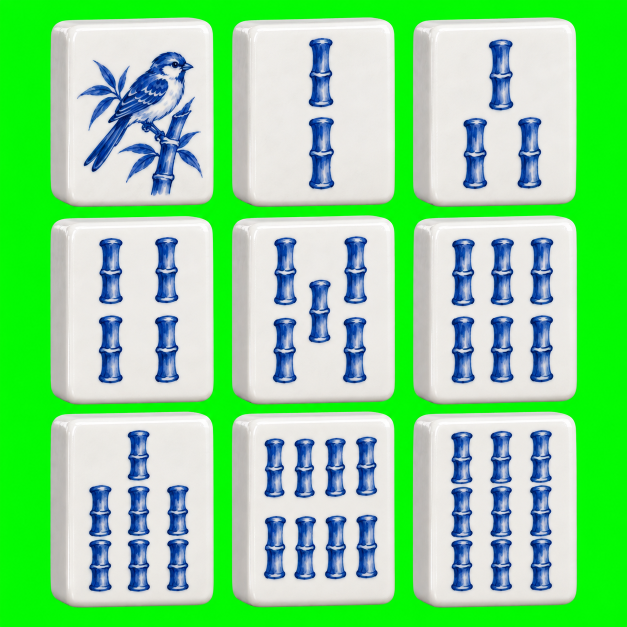
#> input picture art-source/explore/bamboo-1-9-porcelain-3d.png, 1254 x 1254 px (shown at 1/2 size)
$ python cutout.py ../art-source/explore/bamboo-1-9-porcelain-3d.png out.png
#> lines starting #> are read from the running program, lines starting #| are printed output that depends on the picture; after the words box and inside, x2 and y2 are one past the last pixel; in counts of white or black regions, pixels touching at a corner belong together
"""
Cut a painted portrait out of its background and write the game's 512px webp.

A flat chroma-key green background (#00FF00) is detected from the border and keyed out exactly:
everything green goes, including gaps enclosed by the figure, and green spill along the cut edge
is removed without touching real greens inside the figure.

Any other background is treated as flat paper. Only paper connected to the image border is
removed, so paper-coloured areas inside the figure (a belly, a face, fur) survive as long as an
outline encloses them. Paper that is enclosed but really background (the gap between an arm and
the body) is marked with --hole at any point inside it, as fractions of the image size.

    python3 scripts/cutout.py art-source/yokai/bakeneko.png src/ui/art/portraits/bakeneko.webp
    python3 scripts/cutout.py art-source/yokai/kawauso.png src/ui/art/portraits/kawauso.webp \\
        --tolerance 20 --hole 0.7265,0.3915 --hole 0.7472,0.5247
"""
import argparse

import numpy as np
from PIL import Image
from scipy import ndimage

TOLERANCE = 34  # default max colour distance from the sampled paper colour


def border_colour(rgb: np.ndarray) -> np.ndarray:
    """The median of a thin strip round the edge of the image."""
    strips = [rgb[:6], rgb[-6:], rgb[:, :6], rgb[:, -6:]]
    return np.median(np.concatenate([s.reshape(-1, 3) for s in strips]), axis=0)


def is_green_screen(colour: np.ndarray) -> bool:
    r, g, b = colour
    return g > 180 and g - max(r, b) > 120


def key_alpha(a: np.ndarray) -> tuple[np.ndarray, np.ndarray]:
    """Alpha from how much greener than red and blue each pixel is, and the despilled green."""
    r, g, b = a[..., 0], a[..., 1], a[..., 2]
    spill = g - np.maximum(r, b)
    alpha = ndimage.gaussian_filter(np.clip((110 - spill) / 70, 0, 1), 0.6)
    # Despill only in a thin band along the cut edge, so a green kimono or moss keeps its colour.
    band = ndimage.binary_dilation(alpha < 0.98, iterations=4)
    green = np.where(band & (spill > 0), np.maximum(r, b), g)
    return alpha * 255, green


def paper_alpha(rgb: np.ndarray, tolerance: float, holes: list[tuple[float, float]]) -> np.ndarray:
    h, w = rgb.shape[:2]
    paper = border_colour(rgb)
    near = np.sqrt(((rgb - paper) ** 2).sum(axis=2)) < tolerance
    labels, _ = ndimage.label(near)
    remove = set(np.unique(np.concatenate([labels[0], labels[-1], labels[:, 0], labels[:, -1]])))
    for x, y in holes:
        label = labels[int(y * h), int(x * w)]
        if label == 0:
            raise SystemExit(f'--hole {x},{y} is not on background paper')
        remove.add(label)
    bg = np.isin(labels, list(remove - {0}))
    # Grow the background by a pixel to eat the paper-tinted fringe, then soften the edge.
    bg = ndimage.binary_dilation(bg, iterations=1)
    return ndimage.gaussian_filter(np.where(bg, 0, 255).astype(np.float32), 0.8)


def cutout(src: str, dst: str, tolerance: float, holes: list[tuple[float, float]]) -> None:
#> called with dst = 'out.png', tolerance = 34
    a = np.asarray(Image.open(src).convert('RGBA')).astype(np.float32)
    colour = border_colour(a[..., :3])
#> colour = [4, 249, 2]
    out = a.copy()
    if is_green_screen(colour):
#> in is_green_screen, `r, g, b = colour`: r = 4; g = 249; b = 2
        alpha, out[..., 1] = key_alpha(a)
#> in key_alpha, `r, g, b = a[..., 0], a[..., 1], a[..., 2]`:
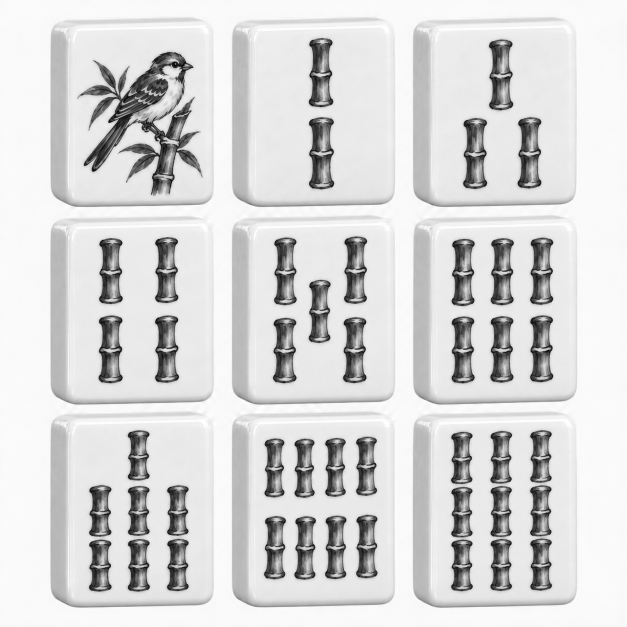
#> g: shape (1254, 1254) float32 (shown at 1/2 size); min 0, max 255, mean 215.1
#> in key_alpha, `r, g, b = a[..., 0], a[..., 1], a[..., 2]`:
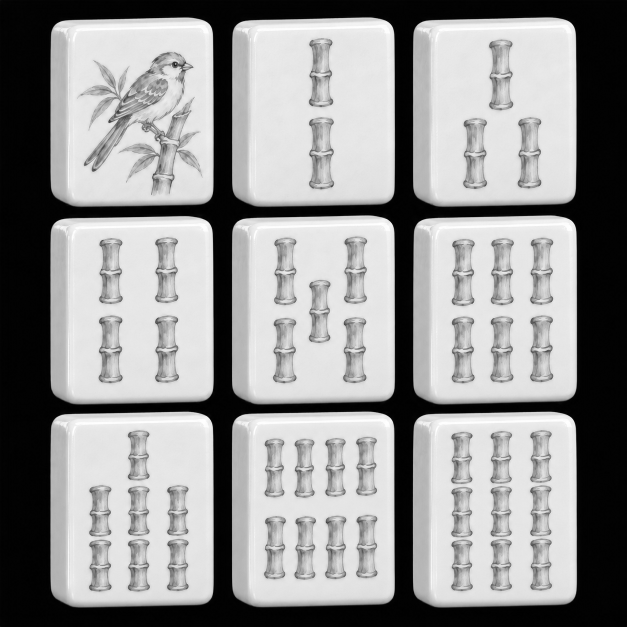
#> b: shape (1254, 1254) float32 (shown at 1/2 size); min 0, max 255, mean 147.7
#> in key_alpha, `spill = g - np.maximum(r, b)`:
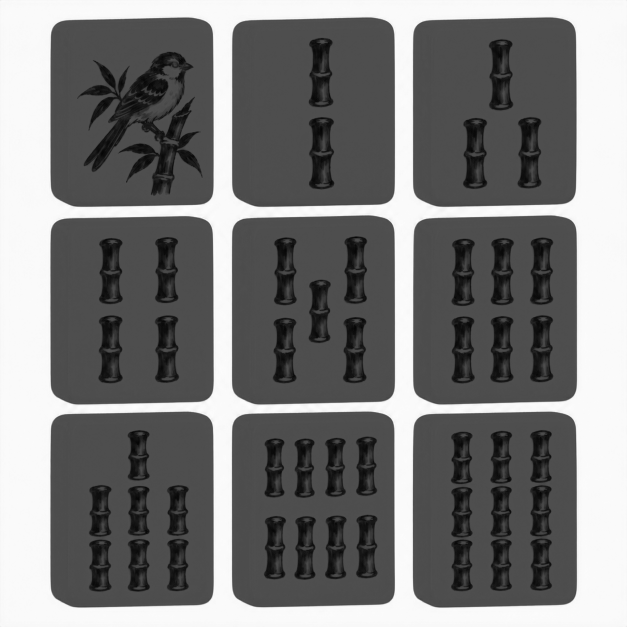
#> spill: shape (1254, 1254) float32 (shown at 1/2 size); min -115, max 254, mean 63.7; drawn with min black and max white
#> in key_alpha, `alpha = ndimage.gaussian_filter(np.clip((110 - spill) / 70, 0, 1), 0.6)`:
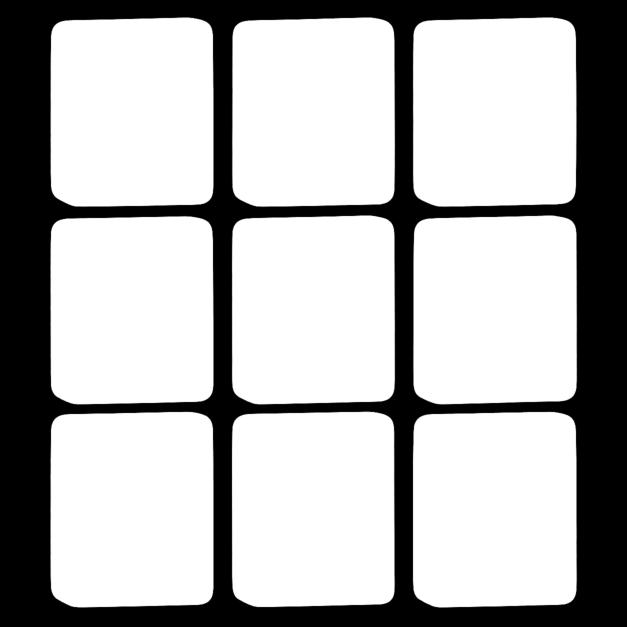
#> alpha: shape (1254, 1254) float32 (shown at 1/2 size); min 0, max 1, mean 0.696
#> in key_alpha, `band = ndimage.binary_dilation(alpha < 0.98, iterations=4)`:
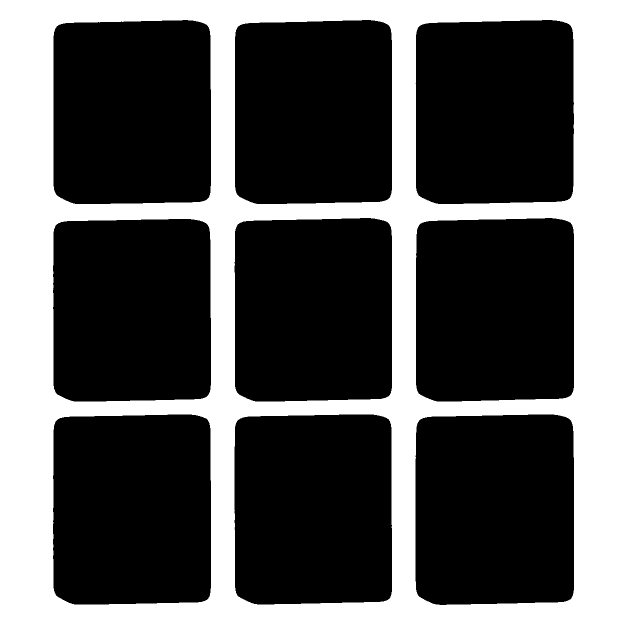
#> band: shape (1254, 1254) bool (shown at 1/2 size); 34.4% white; 1 white region, box (x1, y1, x2, y2) and area: (0, 0, 1254, 1254) 540807
#> in key_alpha, `green = np.where(band & (spill > 0), np.maximum(r, b), g)`:
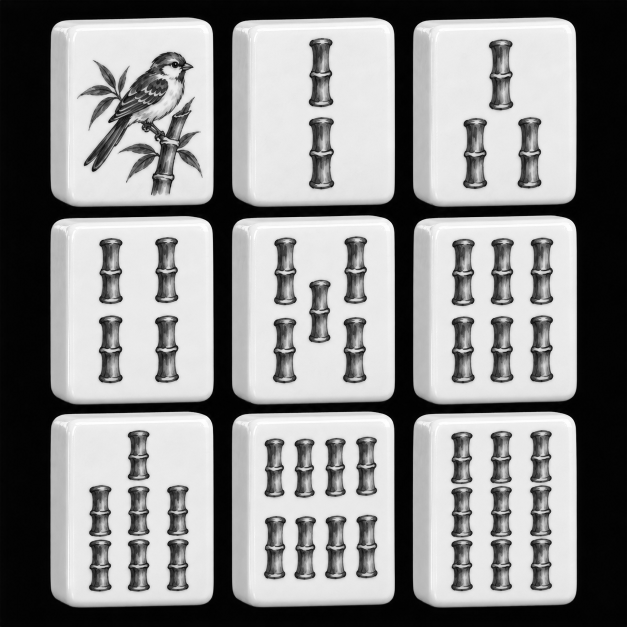
#> green: shape (1254, 1254) float32 (shown at 1/2 size); min 0, max 255, mean 140.7
        kind = 'green screen'
    else:
        alpha = paper_alpha(a[..., :3], tolerance, holes)
        kind = f'paper {colour.astype(int).tolist()}'
    out[..., 3] = np.minimum(a[..., 3], alpha)
    img = Image.fromarray(out.clip(0, 255).astype(np.uint8), 'RGBA').resize((512, 512), Image.LANCZOS)
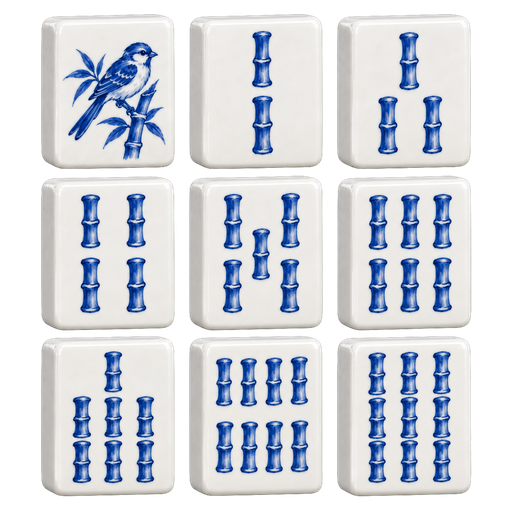
#> img: PIL image 512x512 RGBA; mean R, G, B, A 140.4, 144.4, 151.6, 177.4; transparent parts drawn white
    img.save(dst, 'WEBP', quality=86, method=6)
    print(f'{dst}: {kind}, removed {(alpha < 128).mean():.0%}')
#| out.png: green screen, removed 30%


def point(text: str) -> tuple[float, float]:
    x, y = text.split(',')
    return float(x), float(y)


if __name__ == '__main__':
    parser = argparse.ArgumentParser(description=__doc__, formatter_class=argparse.RawDescriptionHelpFormatter)
    parser.add_argument('src')
    parser.add_argument('dst')
    parser.add_argument('--tolerance', type=float, default=TOLERANCE, help='paper only: colour distance counted as paper')
    parser.add_argument('--hole', type=point, action='append', default=[], help='paper only: x,y inside an enclosed gap')
    args = parser.parse_args()
    cutout(args.src, args.dst, args.tolerance, args.hole)

$ run again, on art-source/explore/dragon-tile-porcelain-3d.png
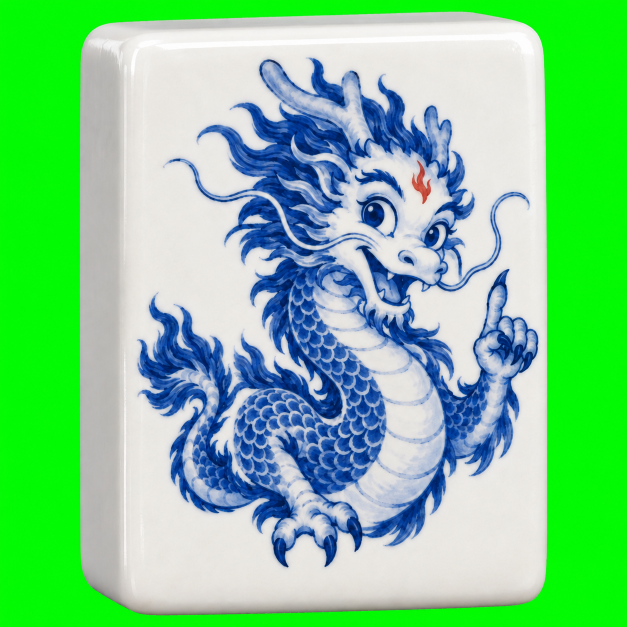
#> input picture art-source/explore/dragon-tile-porcelain-3d.png, 1254 x 1254 px (shown at 1/2 size)
#> colour = [3, 250, 3]
#> in is_green_screen, `r, g, b = colour`: r = 3; g = 250; b = 3
#> in key_alpha, `band = ndimage.binary_dilation(alpha < 0.98, iterations=4)`:
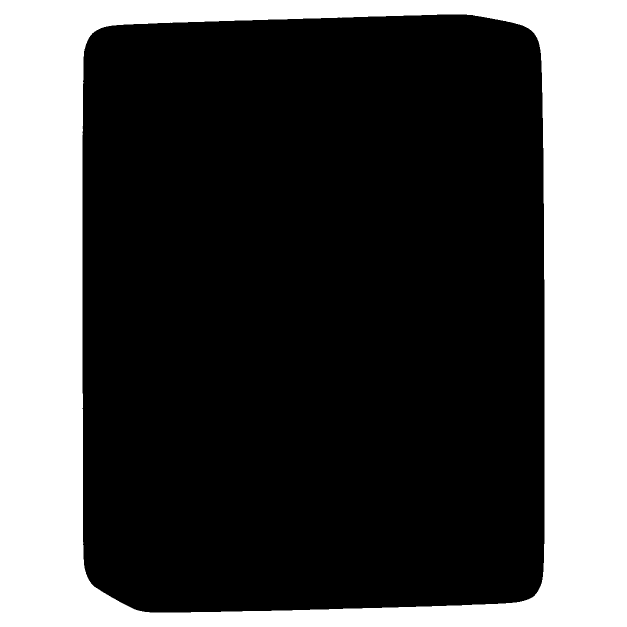
#> band: shape (1254, 1254) bool (shown at 1/2 size); 31.3% white; 1 white region, box (x1, y1, x2, y2) and area: (0, 0, 1254, 1254) 492756
#> in cutout, `img = Image.fromarray(out.clip(0, 255).astype(np.uint8), 'RGBA').resiz..`:
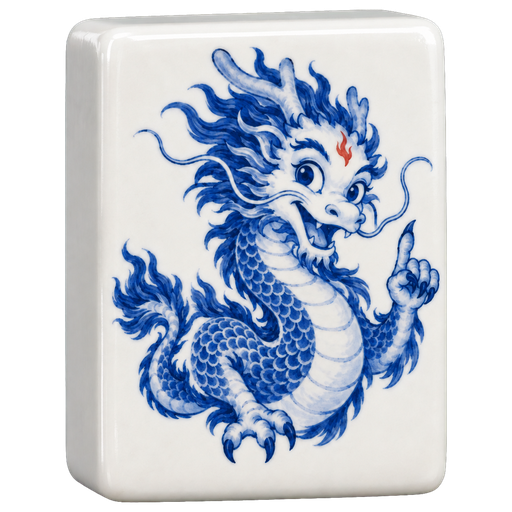
#> img: PIL image 512x512 RGBA; mean R, G, B, A 122.6, 130.5, 143.3, 178.5; transparent parts drawn white
#| out.png: green screen, removed 30%

$ run again, on art-source/explore/dragon-tile-red-gold-flat.png
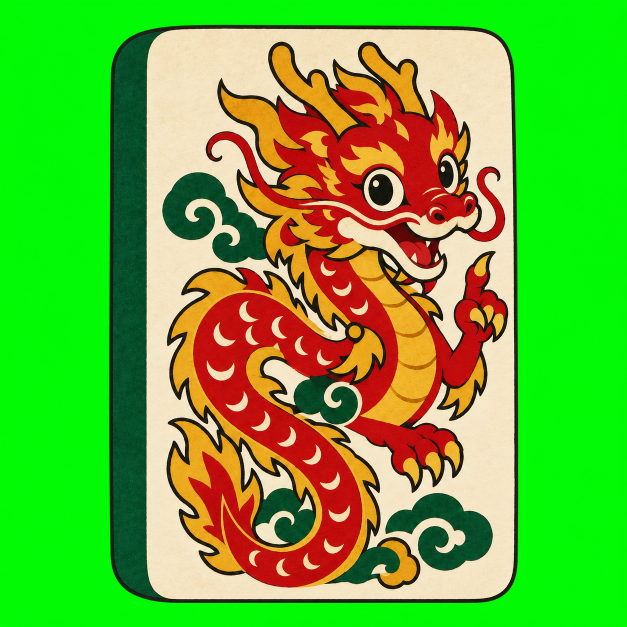
#> input picture art-source/explore/dragon-tile-red-gold-flat.png, 1254 x 1254 px (shown at 1/2 size)
#> colour = [2, 249, 5]
#> in is_green_screen, `r, g, b = colour`: r = 2; g = 249; b = 5
#> band: shape (1254, 1254) bool; 42.6% white; 94 white regions, largest, box (x1, y1, x2, y2) and area: (0, 0, 1254, 1254) 661280, (239, 826, 295, 860) 798, (259, 1008, 274, 1036) 218
#> in cutout, `img = Image.fromarray(out.clip(0, 255).astype(np.uint8), 'RGBA').resiz..`:
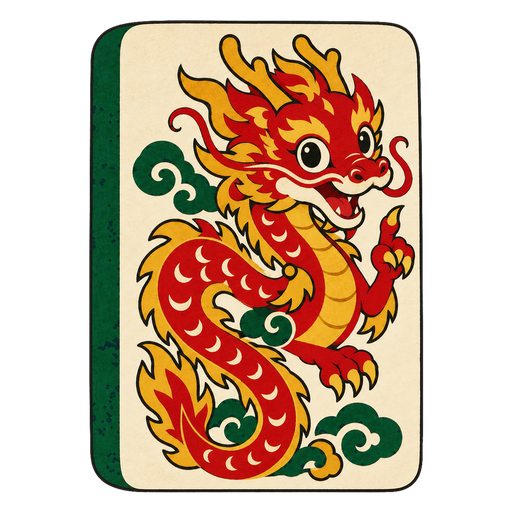
#> img: PIL image 512x512 RGBA; mean R, G, B, A 102.5, 75.9, 51.9, 151; transparent parts drawn white
#| out.png: green screen, removed 41%
